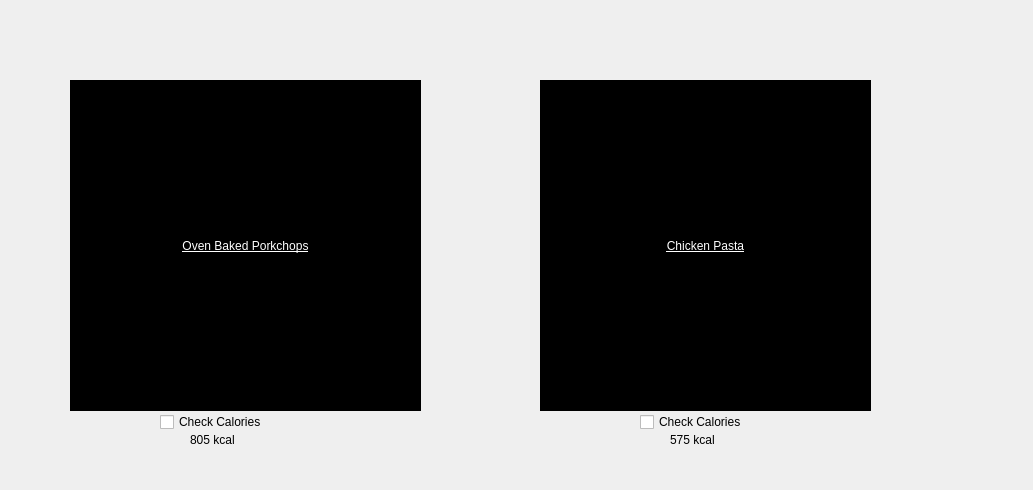
<?xml version="1.0" encoding="UTF-8"?>
<ui version="4.0">
 <class>Dinner</class>
 <widget class="QDialog" name="Dinner">
  <property name="geometry">
   <rect>
    <x>0</x>
    <y>0</y>
    <width>1033</width>
    <height>490</height>
   </rect>
  </property>
  <property name="windowTitle">
   <string>Dialog</string>
  </property>
  <widget class="QPushButton" name="porkchops">
   <property name="geometry">
    <rect>
     <x>70</x>
     <y>80</y>
     <width>351</width>
     <height>331</height>
    </rect>
   </property>
   <property name="styleSheet">
    <string notr="true">#porkchops{
	
	font: 700 18pt &quot;Segoe UI&quot;;
	text-decoration: underline;
    color: rgb(255, 255, 255);
background-color: rgb(0, 0, 0);
border-image: url(:/QTImages/porkchops.jpg);
background: rgb(0, 0, 0);
border: rgb(0, 0, 0);
}</string>
   </property>
   <property name="text">
    <string>Oven Baked Porkchops</string>
   </property>
  </widget>
  <widget class="QPushButton" name="pasta">
   <property name="geometry">
    <rect>
     <x>540</x>
     <y>80</y>
     <width>331</width>
     <height>331</height>
    </rect>
   </property>
   <property name="styleSheet">
    <string notr="true">#pasta{
	
	font: 700 18pt &quot;Segoe UI&quot;;
	text-decoration: underline;
    color: rgb(255, 255, 255);
background-color: rgb(0, 0, 0);
border-image: url(:/QTImages/pasta.jpg);
background: rgb(0, 0, 0);
border: rgb(0, 0, 0);
}</string>
   </property>
   <property name="text">
    <string>Chicken Pasta</string>
   </property>
  </widget>
  <widget class="QLabel" name="label">
   <property name="geometry">
    <rect>
     <x>190</x>
     <y>430</y>
     <width>63</width>
     <height>20</height>
    </rect>
   </property>
   <property name="text">
    <string>805 kcal</string>
   </property>
  </widget>
  <widget class="QLabel" name="label_2">
   <property name="geometry">
    <rect>
     <x>670</x>
     <y>430</y>
     <width>63</width>
     <height>20</height>
    </rect>
   </property>
   <property name="text">
    <string>575 kcal</string>
   </property>
  </widget>
  <widget class="QCheckBox" name="checkBox">
   <property name="geometry">
    <rect>
     <x>160</x>
     <y>410</y>
     <width>131</width>
     <height>24</height>
    </rect>
   </property>
   <property name="text">
    <string>Check Calories</string>
   </property>
  </widget>
  <widget class="QCheckBox" name="checkBox_2">
   <property name="geometry">
    <rect>
     <x>640</x>
     <y>410</y>
     <width>131</width>
     <height>24</height>
    </rect>
   </property>
   <property name="text">
    <string>Check Calories</string>
   </property>
  </widget>
  <widget class="QLabel" name="background2">
   <property name="geometry">
    <rect>
     <x>-8</x>
     <y>-1</y>
     <width>1111</width>
     <height>671</height>
    </rect>
   </property>
   <property name="styleSheet">
    <string notr="true">#background2{
border-image: url(:/QTImages/background2.jpg);
}</string>
   </property>
   <property name="text">
    <string/>
   </property>
  </widget>
  <zorder>background2</zorder>
  <zorder>porkchops</zorder>
  <zorder>pasta</zorder>
  <zorder>label</zorder>
  <zorder>label_2</zorder>
  <zorder>checkBox</zorder>
  <zorder>checkBox_2</zorder>
 </widget>
 <resources/>
 <connections/>
</ui>
